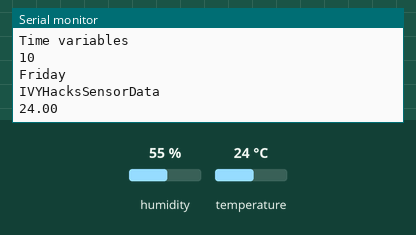
Recording of a sketch running on a simulated ESP32. On the bench: the last lines printed to the serial monitor. The inputs (shaded band) are chosen by the test bench; at power-on: temperature 24 °C, humidity 55 %. WiFi joins after 1.5 s; servers stay silent unless stated; the local clock reads 2024-03-15 10:24:30 at power-on unless the sketch sets it.

Above: at 2.7 s.
2.8 s: temperature set to 12 °C
At 5.0 s:
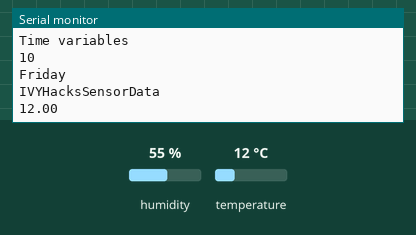
6.4 s: temperature set to 19 °C
At 7.7 s:
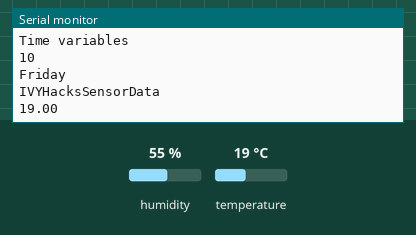
Timing chart, 0 to 9.4 s (numbered marks = the images above; inputs shaded):
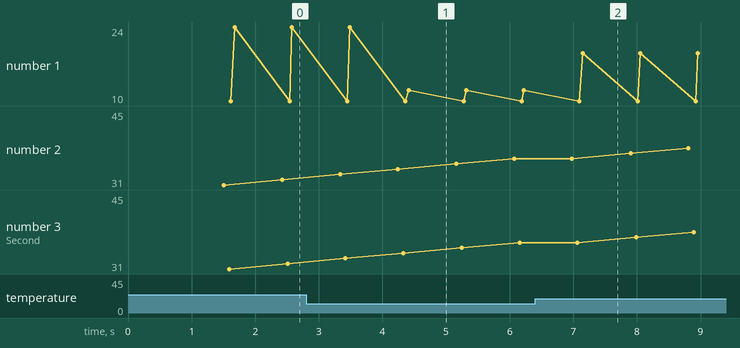

Measured:
- after the input at 2.8 s, the serial monitor: prints a new line after 1.6 s (image 1)
- after the input at 6.4 s, the serial monitor: prints a new line after 0.75 s (image 2)
- plotted number 1: 12 → 19 after the input at 6.4 s

The sketch:

Hardware.ino
```cpp
#include <WiFi.h>
#include <FirebaseESP32.h>

//digital sensors
#include "DHT.h"

#define DHTPIN 4
#define DHTTYPE DHT11
DHT dht(DHTPIN, DHTTYPE);


#define FIREBASE_HOST "https://teamrio-backend.firebaseio.com/"
#define FIREBASE_AUTH "aR1Iykct0lM5mZWRzhS7IeqBx8CUggXI2vgkWYWC"
#define WIFI_SSID "GUSEC"
#define WIFI_PASSWORD "asdfg@54321"
#include "time.h"
const char* ntpServer = "pool.ntp.org";
const long  gmtOffset_sec = 0;
const int   daylightOffset_sec = 3600;
//Define FirebaseESP32 data object
FirebaseData firebaseData;
FirebaseJson json;

//Firebase URI Path
String path2 = "IVYHacksSensorData";

//setup firebase
void setup()
{
  /*Connect to Wifi*/
  Serial.begin(9600);
  WiFi.begin(WIFI_SSID, WIFI_PASSWORD);
  while (WiFi.status() != WL_CONNECTED)
  {
    Serial.print(".");
    delay(300);
  }

  //miscellaneous sensor setup
  dht.begin();

  /*Connect to firebase*/
  Firebase.begin(FIREBASE_HOST, FIREBASE_AUTH);
  Firebase.reconnectWiFi(true);
  //Set database read timeout to 1 minute (max 15 minutes)
  Firebase.setReadTimeout(firebaseData, 1000 * 60);
  //tiny, small, medium, large and unlimited.
  //Size and its write timeout e.g. tiny (1s), small (10s), medium (30s) and large (60s).
  Firebase.setwriteSizeLimit(firebaseData, "small");

 configTime(gmtOffset_sec, daylightOffset_sec, ntpServer);
}

void loop()
{
  struct tm timeinfo;
  if(!getLocalTime(&timeinfo)){
    Serial.println("Failed to obtain time");
    return;
  }
  Serial.println(&timeinfo, "%A, %B %d %Y %H:%M:%S");
  Serial.print("Day of week: ");
  Serial.println(&timeinfo, "%A");
  Serial.print("Month: ");
  Serial.println(&timeinfo, "%B");
  Serial.print("Day of Month: ");
  Serial.println(&timeinfo, "%d");
  Serial.print("Year: ");
  Serial.println(&timeinfo, "%Y");
  Serial.print("Hour: ");
  Serial.println(&timeinfo, "%H");
  Serial.print("Hour (12 hour format): ");
  Serial.println(&timeinfo, "%I");
  Serial.print("Minute: ");
  Serial.println(&timeinfo, "%M");
  Serial.print("Second: ");
  Serial.println(&timeinfo, "%S");

  Serial.println("Time variables");
  char timeHour[3];
  strftime(timeHour,3, "%H", &timeinfo);
    char timeMinute[3];
  strftime(timeMinute,3, "%M", &timeinfo);
    char timeSec[3];
  strftime(timeSec,3, "%S", &timeinfo);
  Serial.println(timeHour);
  char timeWeekDay[10];
  strftime(timeWeekDay,10, "%A", &timeinfo);
  Serial.println(timeWeekDay);
  Serial.println();
  String path = "";
  path += timeHour ;
   path += timeMinute ;
    path += timeSec ;
  Serial.println(path2);
  //--------------------------------------------------------------
  //DHT Temperature Sensor
    // Reading temperature or humidity takes about 250 milliseconds!
  // Sensor readings may also be up to 2 seconds 'old' (its a very slow sensor)
  float h = dht.readHumidity();
  // Read temperature as Celsius (the default)
  float t = dht.readTemperature();
  // Read temperature as Fahrenheit (isFahrenheit = true)
  float f = dht.readTemperature(true);
  Serial.println(t);
  // Check if any reads failed and exit early (to try again).
  if (isnan(h) || isnan(t) || isnan(f)) {
    Serial.println(F("Failed to read from DHT sensor!"));
    return;
  }

  // Compute heat index in Fahrenheit (the default)
  float hif = dht.computeHeatIndex(f, h);
  // Compute heat index in Celsius (isFahreheit = false)
  float hic = dht.computeHeatIndex(t, h, false);


  //-------------------------------------------------------------
  //send the data to firebase
  //this may need revision
  //in example.ino not sure how firebseData gets initialized


  try{
    Firebase.setFloat(firebaseData, path + "/Temperature", t); //TEMPERATURE data in Celcius
  }catch(int e){
    Serial.println("TEMPERATURE ERROR: Exception no: " + e );
  }

  try{
    Firebase.setString(firebaseData, path + "/day of the week", timeWeekDay);
  }catch(int e){
    Serial.println("dayweek ERROR: Exception no: " + e );
  }
  try{
    Firebase.setString(firebaseData, path + "/timehour", timeHour);
  }catch(int e){
    Serial.println("hour ERROR: Exception no: " + e );
  }
   try{
    Firebase.setString(firebaseData, path + "/timeminute", timeMinute);
  }catch(int e){
    Serial.println("hour ERROR: Exception no: " + e );
  }
   try{
    Firebase.setString(firebaseData, path + "/timesec", timeSec);
  }catch(int e){
    Serial.println("hour ERROR: Exception no: " + e );
  }
}
```
